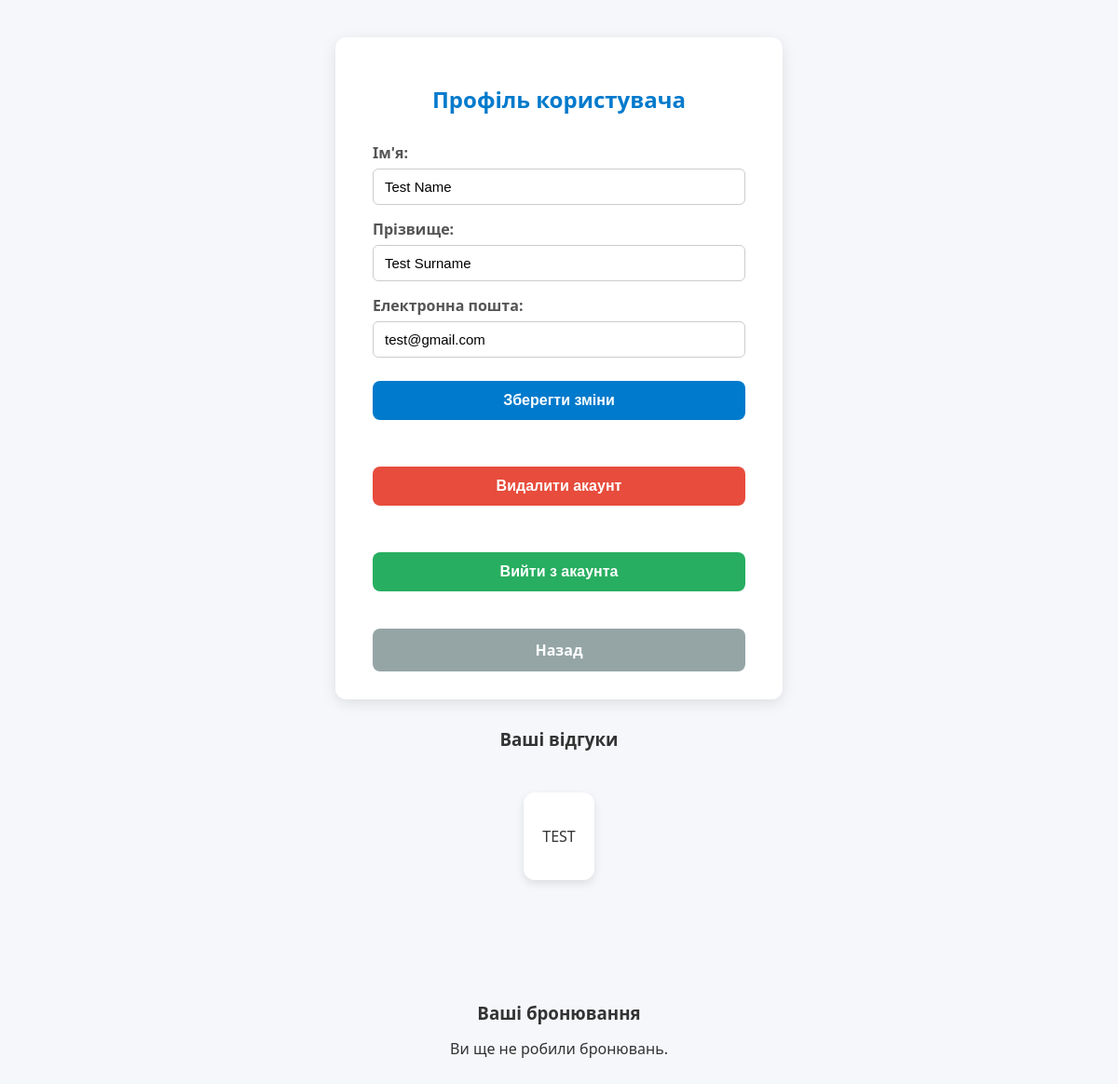
The page /ad_agency_site/profile.php (signed in) on the database its author committed.
### tables this page shows
CREATE TABLE `users` (
  `user_id` int(11) NOT NULL,
  `first_name` varchar(100) NOT NULL,
  `last_name` varchar(100) NOT NULL,
  `user_email` varchar(255) NOT NULL,
  `password` varchar(255) NOT NULL
);

CREATE TABLE `reviews` (
  `review_id` int(11) NOT NULL,
  `user_id` int(11) NOT NULL,
  `review_content` text NOT NULL
);

### ad_agency_site/profile.php (the view, shortened to what this page needs)
<?php
$connection = getConnection('registered');
$user_id = $_SESSION['user_id'];
$user_sql = "SELECT first_name, last_name, user_email FROM Users WHERE user_id = ?";
$stmt = mysqli_prepare($connection, $user_sql);
mysqli_stmt_bind_param($stmt, "i", $user_id);
mysqli_stmt_execute($stmt);
$result = mysqli_stmt_get_result($stmt);
if ($user = mysqli_fetch_assoc($result)) {
  $first_name = $user['first_name'];
  $last_name = $user['last_name'];
  $email = $user['user_email'];
} else {
  header('Location: login.php');
  exit();
}
$reviews = [];
$review_sql = "SELECT review_id, review_content FROM Reviews WHERE user_id = ?";
$stmt = mysqli_prepare($connection, $review_sql);
mysqli_stmt_bind_param($stmt, "i", $user_id);
mysqli_stmt_execute($stmt);
$result = mysqli_stmt_get_result($stmt);
while ($row = mysqli_fetch_assoc($result)) {
  $reviews[] = $row;
}
$bookings = [];
?>
<!DOCTYPE html>
<html lang="uk">
<head>
</head>
<body>
  <div class="container">
    <h2>Профіль користувача</h2>
    <form method="post" action="profile.php">
      <label for="first_name">Ім'я:</label>
      <input type="text" id="first_name" name="first_name" value="<?= htmlspecialchars($first_name) ?>" required />
      <label for="last_name">Прізвище:</label>
      <input type="text" id="last_name" name="last_name" value="<?= htmlspecialchars($last_name) ?>" required />
      <label for="email">Електронна пошта:</label>
      <input type="email" id="email" name="email" value="<?= htmlspecialchars($email) ?>" required />
      <button type="submit" name="update_profile">Зберегти зміни</button>
    </form>
    <form method="post" action="profile.php" onsubmit="return confirm('Ви впевнені, що хочете видалити акаунт? Цю дію неможливо скасувати.');">
      <button type="submit" name="delete_account" class="btn-delete">Видалити акаунт</button>
    </form>
    <form method="post" action="logout.php">
      <button type="submit" class="btn-logout">Вийти з акаунта</button>
    </form>
    <a href="index.php" class="btn-back">Назад</a>
  </div>
  <h3 style="max-width: 480px; margin: 30px auto 15px;">Ваші відгуки</h3>
  <?php if (empty($reviews)): ?>
    <p style="max-width: 480px; margin: 0 auto 80px;">Ви ще не залишали відгуків.</p>
  <?php else: ?>
    <div class="reviews-container">
      <?php foreach ($reviews as $review): ?>
        <a href="edit_review.php?id=<?= $review['review_id'] ?>" class="review-card">
          <p class="review-content"><?= htmlspecialchars($review['review_content']) ?></p>
        </a>
      <?php endforeach; ?>
    </div>
  <?php endif; ?>
  <h3 style="max-width: 480px; margin: 30px auto 15px;">Ваші бронювання</h3>
  <?php if (empty($bookings)): ?>
    <p style="max-width: 480px; margin: 0 auto 80px;">Ви ще не робили бронювань.</p>
  <?php endif; ?>
</body>
</html>

### ad_agency_site/profile.php (style rules this page uses)
body { font-family: 'Segoe UI', Tahoma, Geneva, Verdana, sans-serif; background-color: #f5f7fa; margin: 0; padding: 40px 20px; color: #333; display: flex; justify-content: center; align-items: flex-start; min-height: 100vh; flex-direction: column; }
.container { background-color: #fff; border-radius: 12px; box-shadow: 0 4px 15px rgba(0, 0, 0, 0.1); padding: 30px 40px; width: 100%; max-width: 480px; box-sizing: border-box; margin: 0 auto; }
h2 { text-align: center; color: #007acc; margin-bottom: 30px; }
form { margin-bottom: 25px; }
label { display: block; font-weight: 600; margin-top: 15px; color: #555; }
input[type="text"], input[type="email"] { width: 100%; padding: 10px 12px; margin-top: 6px; border: 1.5px solid #ccc; border-radius: 6px; font-size: 15px; box-sizing: border-box; transition: border-color 0.3s ease; }
button { margin-top: 25px; padding: 12px 0; font-size: 16px; font-weight: 600; border: none; border-radius: 8px; cursor: pointer; width: 100%; transition: background-color 0.3s ease; }
button[name="update_profile"] { background-color: #007acc; color: white; }
.btn-delete { background-color: #e74c3c; color: white; }
.btn-logout { background-color: #27ae60; color: white; }
.btn-back { display: inline-block; margin-top: 15px; width: 100%; padding: 12px 0; font-size: 16px; font-weight: 600; text-align: center; border: none; border-radius: 8px; background-color: #95a5a6; color: white; text-decoration: none; transition: background-color 0.3s ease; }
.reviews-container, .bookings-container { max-width: 800px; margin: 30px auto 80px; padding: 0 10px; }
.review-card, .booking-card { background-color: white; border-radius: 12px; box-shadow: 0 4px 10px rgba(0, 0, 0, 0.1); padding: 20px; margin-bottom: 20px; box-sizing: border-box; transition: transform 0.3s ease; width: 100%; max-width: 900px; cursor: pointer; color: inherit; text-decoration: none; display: block; }
.review-content, .booking-content { font-size: 16px; color: #333; white-space: pre-wrap; }

### rows shown on the page
users: first_name "Test Name", last_name "Test Surname", email "test@gmail.com"
reviews: review_content "TEST"
